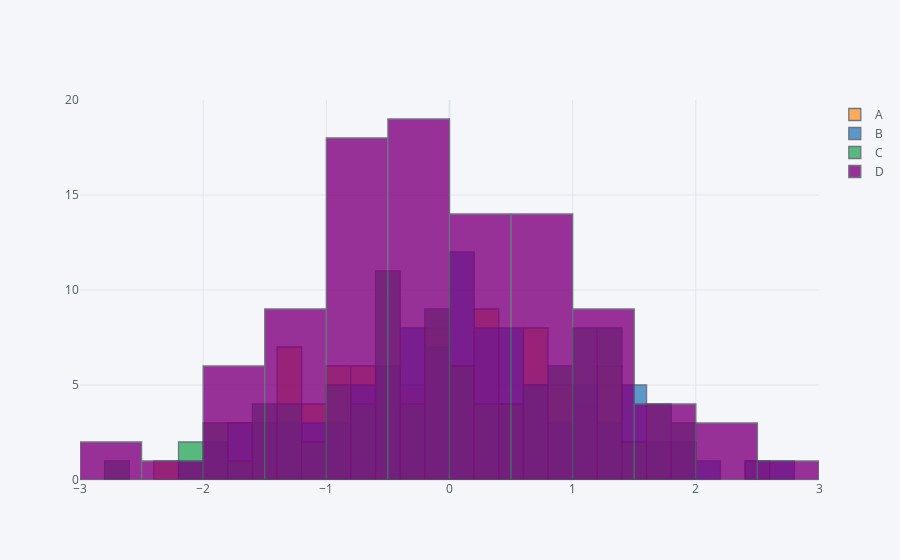

Notebook code for this chart:
### Code cell
df.iplot(kind='hist', bins=25)
